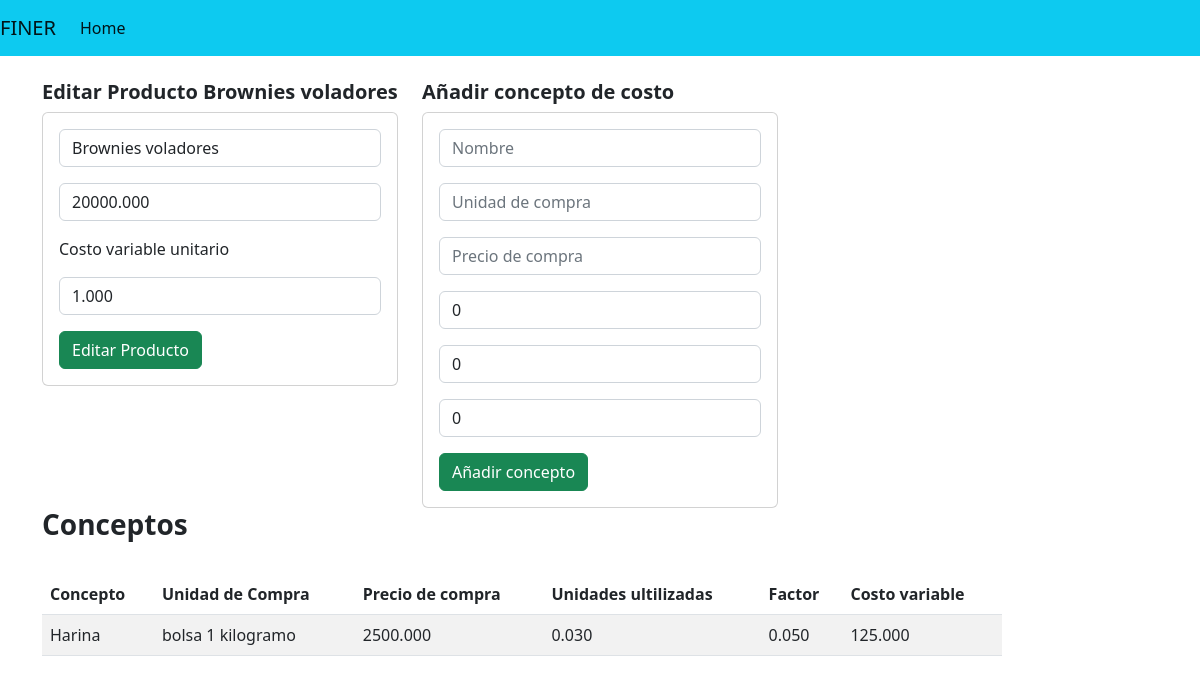
The page /productos/editar/10 on the database its author committed.
### FinerApp/models.py (models this page shows)
class Producto(models.Model):
   empresa_id = models.ForeignKey(Empresa, on_delete=models.CASCADE) #Llave foranea
   nombre = models.CharField(max_length=30)
   c_v_u = models.DecimalField(max_digits=10,decimal_places=3)  # Esto se puede calcular con base en el costo de los conceptos asociados
   p_v_u = models.DecimalField(max_digits=10,decimal_places=3)
   participacion_ventas = models.DecimalField(max_digits=10,decimal_places=3)
   margen_contribucion = models.DecimalField(max_digits=10,decimal_places=3,default=0)

class Concepto(models.Model):
   producto_id = models.ForeignKey(Producto, on_delete=models.CASCADE,blank=True)
   nombreConcepto = models.CharField(max_length=50)
   unidad_compra = models.CharField(max_length=30)
   precio_compra = models.DecimalField(max_digits=10,decimal_places=3)
   unidad_ultilizada = models.DecimalField(max_digits=10,decimal_places=3,default=0)
   factor = models.DecimalField(max_digits=10,decimal_places=3,default=0)
   costo_variable = models.DecimalField(max_digits=10,decimal_places=3,default=0)

### FinerApp/views.py (the view, shortened to what this page needs)
# urls.py: path('productos/editar/<producto_id>', views.editar_producto, name = 'editar_producto'),
def editar_producto(request,producto_id,empresa_id=1):
   tipoEmpresa = Empresa.objects.get(id=empresa_id).tipo_empresa
   producto = Producto.objects.get(id = producto_id)
   data = {"producto":producto,'tipoEmpresa':tipoEmpresa}
   if request.method == 'GET':
      if tipoEmpresa == 'productor':
         conceptos = Concepto.objects.filter(producto_id=producto_id)
         formConcepto = FormConcepto()
         data['conceptos'] = conceptos
         data['formConcepto'] = formConcepto
   data['form'] = FormProducto(instance=producto)
   return render(request, "editar_producto.html",data)

### FinerApp/models.py
class FormProducto(forms.ModelForm):
   class Meta:
      model = Producto
      fields = [
         'nombre',
         'c_v_u',
         'p_v_u',
         'participacion_ventas',
      ]
      labels = {
         'nombre': 'Nombre',
         'c_v_u': 'Costo variable unitario',
         'p_v_u': 'Precio variable unitario',
         'participacion_ventas':'Participacion ventas'
      }
      widgets = {
         'nombre':forms.TextInput(attrs={'class':'form-control','placeholder':labels['nombre']}),
         'c_v_u':forms.TextInput(attrs={'class':'form-control','placeholder':labels['c_v_u']}),
         'p_v_u': forms.TextInput(attrs={'class':'form-control','placeholder':labels['p_v_u']}),
         'participacion_ventas': forms.TextInput(attrs={'class':'form-control','placeholder':labels['participacion_ventas']}),
      }

### FinerApp/templates/editar_producto.html (shortened to what this page needs)
{% extends "base.html" %}
{% block contenido %}
<div class="row">
   <div class = "col-sm-12 col-md-6 col-lg-4 col-xl-4 mb-4">
      <h5><strong>Editar Producto {{producto.nombre}}</strong></h5>
         <div class ="card">
            <div class= "card-body">
               <form action=" {% url 'editar_producto' producto.id %}" method = "POST">
                  <div class = "form-group mb-3">
                     {{form.nombre}}
                  </div>
                  <div class = "form-group mb-3">
                     {{form.p_v_u}}
                  </div>
                  <div class = "form-group mb-3">
                     {%if tipoEmpresa == 'comerciante'%}
                     {{form.c_v_u}}
                     {% else %}
                     Costo variable unitario
                     {% endif %}
                  </div>
                  <div class="form-group mb-3">
                     {{form.participacion_ventas}}
                  </div>
                  <div class = "form-group">
                     <button type= "submit" class= "btn btn-success btn-block text-white">Editar Producto</button>
                  </div>
               </form>
            </div>
         </div>
      </div>
   {%if tipoEmpresa == 'productor'%}
   <div class = "col-sm-12 col-md-6 col-lg-4 col-xl-4 ">
      <h5><strong>Añadir concepto de costo</strong></h5>
         <div class ="card">
            <div class= "card-body">
               <form action="{% url 'añadir_concepto' producto.id %}" method = "POST">
                  <div class = "form-group mb-3">
                     {{formConcepto.nombreConcepto}}
                  </div>
                  <div class = "form-group mb-3">
                     {{formConcepto.unidad_compra}}
                  </div>
                  <div class = "form-group mb-3">
                     {{formConcepto.precio_compra}}
                  </div>
                  <div class="form-group mb-3">
                     {{formConcepto.unidad_ultilizada}}
                  </div>
                  <div class="form-group mb-3">
                     {{formConcepto.factor}}
                  </div>
                  <div class="form-group mb-3">
                     {{formConcepto.costo_variable}}
                  </div>
                  <div class = "form-group">
                     <button type= "submit" class= "btn btn-success btn-block text-white">Añadir concepto</button>
                  </div>
               </form>
            </div>
         </div>
      </div>
</div>
{% endif %}
{%if tipoEmpresa == 'productor'%}
   <div class = "col-sm-12 col-md-6 col-lg-8 col-xl-8 ">
      <h3><strong>Conceptos</strong></h3>
      <div class = "table-responsive py-2 " style="width: 80vw">
         <table style class = "table table-striped" >
            <thead>
               <th>Concepto</th>
               <th>Unidad de Compra</th>
               <th>Precio de compra</th>
               <th>Unidades ultilizadas</th>
               <th>Factor</th>
               <th>Costo variable</th>
            </thead>
            <tbody>
               <ul>
                  {% for c in conceptos %}
                  <tr>
                  <td>{{c.nombreConcepto}}</td>
                  <td>{{c.unidad_compra}}</td>
                  <td>{{c.precio_compra}}</td>
                  <td>{{c.unidad_ultilizada}}</td>
                  <td>{{c.factor}}</td>
                  <td>{{c.costo_variable}}</td>
                  </tr>
                  {% endfor%}
               </ul>
            </tbody>
         </table>
      </div>
   </div>
{% endif %}
</div>
{% endblock %}

### rows shown on the page
Producto: nombre "Brownies voladores", p_v_u "20000.000", participacion_ventas "1.000"
Concepto: nombreConcepto "Harina", unidad_compra "bolsa 1 kilogramo", precio_compra "2500.000", unidad_ultilizada "0.030", factor "0.050", costo_variable "125.000"
